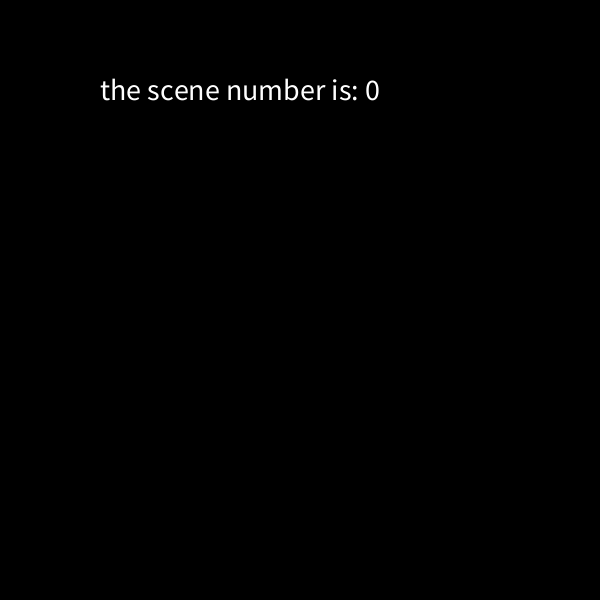
Frame 1 (no input)
Frame 60 (the mouse pressed at the canvas centre just before this capture): identical to frame 1, image omitted
Frame 120 (the mouse held since frame 60 and released just before this capture): identical to frame 1, image omitted

The Processing sketch that drew this single still picture (run headless with seeded random() and noise(); from frame 60 on, the mouse is pressed at the canvas centre):

// Processing sketch: Question_5
// ── Question_5.pde
int sceneNumber=0; 
int value;

void setup(){
size(600, 600); 

}

void draw(){
 background(0);
textSize(30);
text("the scene number is: " + str(sceneNumber), 100, 100); 

if(sceneNumber < 0){
sceneNumber = 3; 
}

if(sceneNumber > 3){
sceneNumber = 0; 
}

}

void keyPressed() {
  
  if ( (keyCode == LEFT))
{
sceneNumber-=1;
}

{
if ( (keyCode == RIGHT))


sceneNumber+=1;
}
}


void scene0(){
background(255, 0, 255); 
}

void scene1(){
background(0, 0, 255); 
}

void scene2(){
background(0, 255, 255); 
}

void scene3(){
background(255, 0, 0); 
}
